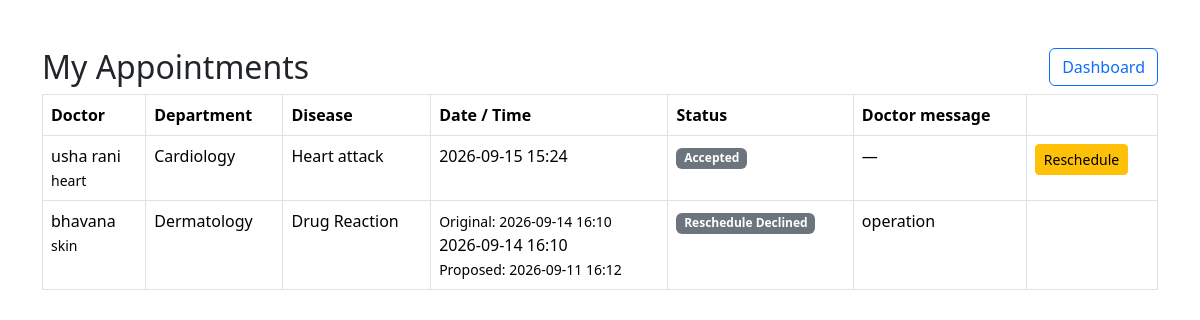
Page /my-appointments (signed in) on the committed database.
### tables this page shows
CREATE TABLE appointments (id INTEGER PRIMARY KEY AUTOINCREMENT, patient_id INTEGER NOT NULL, doctor_id INTEGER NOT NULL, disease TEXT NOT NULL, department TEXT NOT NULL, symptoms TEXT NOT NULL, appointment_date TEXT NOT NULL, appointment_time TEXT NOT NULL, reason TEXT NOT NULL, patient_notes TEXT, doctor_notes TEXT, status TEXT NOT NULL DEFAULT 'Pending', original_date TEXT, original_time TEXT, created_at TEXT NOT NULL DEFAULT CURRENT_TIMESTAMP, updated_at TEXT NOT NULL DEFAULT CURRENT_TIMESTAMP, doctor_message TEXT, proposed_date TEXT, proposed_time TEXT, FOREIGN KEY(patient_id) REFERENCES patients(id), FOREIGN KEY(doctor_id) REFERENCES doctors(id));

CREATE TABLE doctors (id INTEGER PRIMARY KEY AUTOINCREMENT, full_name TEXT NOT NULL, email TEXT UNIQUE NOT NULL, phone TEXT NOT NULL, password TEXT NOT NULL, department TEXT NOT NULL, specialization TEXT NOT NULL, experience INTEGER NOT NULL, qualification TEXT NOT NULL, availability TEXT NOT NULL, status TEXT NOT NULL DEFAULT 'Active', doctor_id TEXT, created_at TEXT);

### app.py (the view)
@app.route("/appointments")
@app.route("/my-appointments")
@login_required
def appointments():
    with get_db() as conn:
        items = conn.execute("""SELECT a.*,d.full_name doctor_name,d.specialization FROM appointments a JOIN doctors d ON d.id=a.doctor_id WHERE a.patient_id=? ORDER BY a.appointment_date DESC,a.appointment_time DESC""", (session["patient_database_id"],)).fetchall()
    return render_template("appointments.html", appointments=items)

### app.py (called while the page is built)
def get_db():
    conn = sqlite3.connect(DATABASE_PATH, timeout=10, factory=DatabaseConnection)
    conn.row_factory = sqlite3.Row
    conn.execute("PRAGMA busy_timeout = 10000")
    return conn

def login_required(view):
    @wraps(view)
    def wrapped(*args, **kwargs):
        if "patient_id" not in session:
            flash("Please log in to access that page.", "warning")
            return redirect(url_for("login"))
        return view(*args, **kwargs)
    return wrapped

    def __exit__(self, exc_type, exc_value, traceback):
        try:
            return super().__exit__(exc_type, exc_value, traceback)
        finally:
            self.close()

### templates/appointments.html
<!doctype html>
<html lang="en"><head><meta charset="utf-8"><meta name="viewport" content="width=device-width,initial-scale=1"><title>My Appointments</title><link href="https://cdn.jsdelivr.net/npm/bootstrap@5.3.3/dist/css/bootstrap.min.css" rel="stylesheet"></head><body><main class="container py-5"><a href="{{ url_for('dashboard') }}" class="btn btn-outline-primary float-end">Dashboard</a><h2>My Appointments</h2>{% if appointments %}<div class="table-responsive"><table class="table table-bordered"><thead><tr><th>Doctor</th><th>Department</th><th>Disease</th><th>Date / Time</th><th>Status</th><th>Doctor message</th><th></th></tr></thead><tbody>{% for item in appointments %}<tr><td>{{ item.doctor_name }}<br><small>{{ item.specialization }}</small></td><td>{{ item.department }}</td><td>{{ item.disease }}</td><td>{% if item.original_date %}<small>Original: {{ item.original_date }} {{ item.original_time }}</small><br>{% endif %}{{ item.appointment_date }} {{ item.appointment_time }}{% if item.proposed_date %}<br><small>Proposed: {{ item.proposed_date }} {{ item.proposed_time }}</small>{% endif %}</td><td><span class="badge bg-secondary">{{ item.status }}</span></td><td>{{ item.doctor_message or item.doctor_notes or '—' }}</td><td>{% if item.status == 'Reschedule Requested' %}<form class="d-inline" method="post" action="{{ url_for('accept_reschedule', appointment_id=item.id) }}"><button class="btn btn-sm btn-success">Accept New Time</button></form><form class="d-inline" method="post" action="{{ url_for('reject_reschedule', appointment_id=item.id) }}"><button class="btn btn-sm btn-outline-danger">Reject</button></form>{% elif item.status in ['Pending','Accepted'] %}<a class="btn btn-sm btn-warning" href="{{ url_for('patient_reschedule', appointment_id=item.id) }}">Reschedule</a>{% endif %}</td></tr>{% endfor %}</tbody></table></div>{% else %}<p>No appointments available.</p>{% endif %}</main></body></html>

### rows in the picture
appointments: doctor_name "usha rani", specialization "heart", department "Cardiology", disease "Heart attack", appointment_date "2026-09-15", appointment_time "15:24", status "Accepted", doctor_message+doctor_notes "—"
appointments: doctor_name "bhavana", specialization "skin", department "Dermatology", disease "Drug Reaction", original_date "2026-09-14", original_time "16:10", appointment_date "2026-09-14", appointment_time "16:10", proposed_date "2026-09-11", proposed_time "16:12", status "Reschedule Declined", doctor_message "operation"
